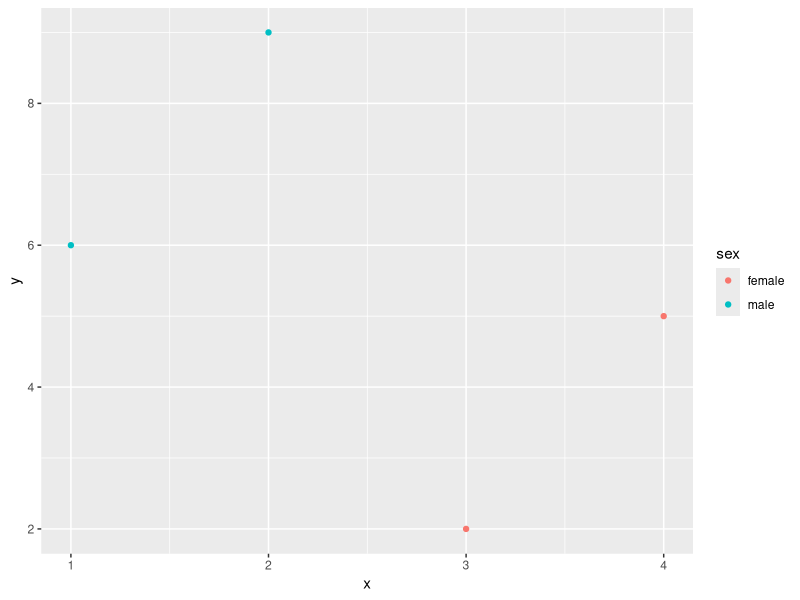
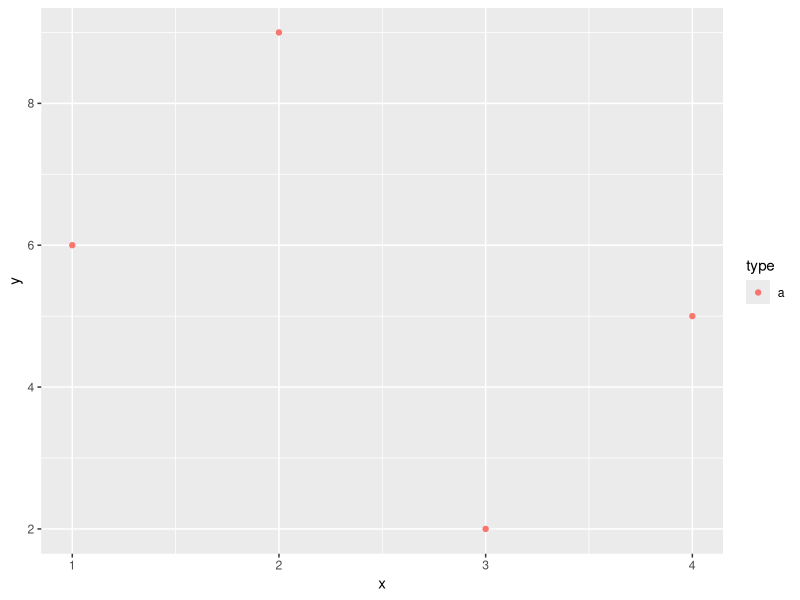
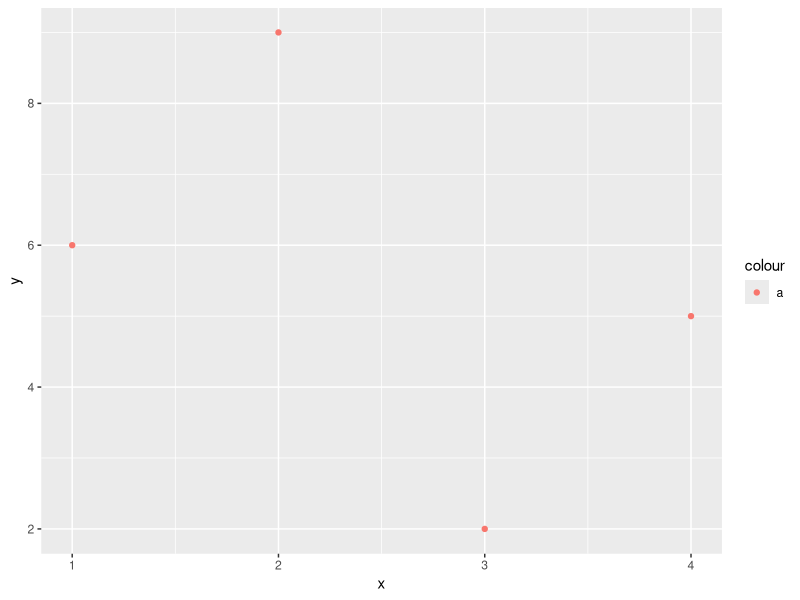
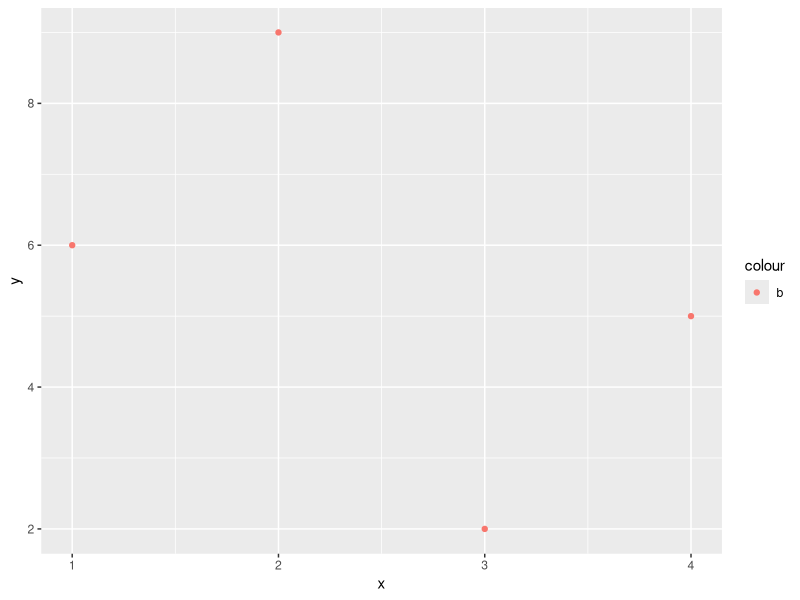

Reproduce these figures in R, in order.
library(tidyverse)

df <-  tibble::tribble(
  ~x, ~y,     ~sex, ~type,
   1,  6,   "male",   "a",
   2,  9,   "male",   "a",
   3,  2, "female",   "a",
   4,  5, "female",   "a"
  )

# 关于映射和设置
# 映射：看变量中有多少类别
# 设置：比较粗狂，大家都一样的颜色


# `aes(color = sex)`，这里变量sex有两个类别("male"和"female")，因此颜色应该是2种
df %>% 
  ggplot(aes(x = x, y = y, color = sex)) +
  geom_point()




# `aes(color = type)`，这里变量type只有一个类别("a")， 所以颜色就应该是1种(红橙黄绿青蓝紫中的第一个)
df %>% 
  ggplot(aes(x = x, y = y, color = type)) +
  geom_point()




# 也就说，映射给color的变量只有一个类别，那么对应的颜色也就只有1种，
# 所以，如下写法是上面代码的一种等价写法
df %>% 
  ggplot(aes(x = x, y = y, color = "a")) +
  geom_point()




# 事实上，"a" 换成 "b" 也是一样的
df %>% 
  ggplot(aes(x = x, y = y, color = "b")) +
  geom_point()

# 你懂了？